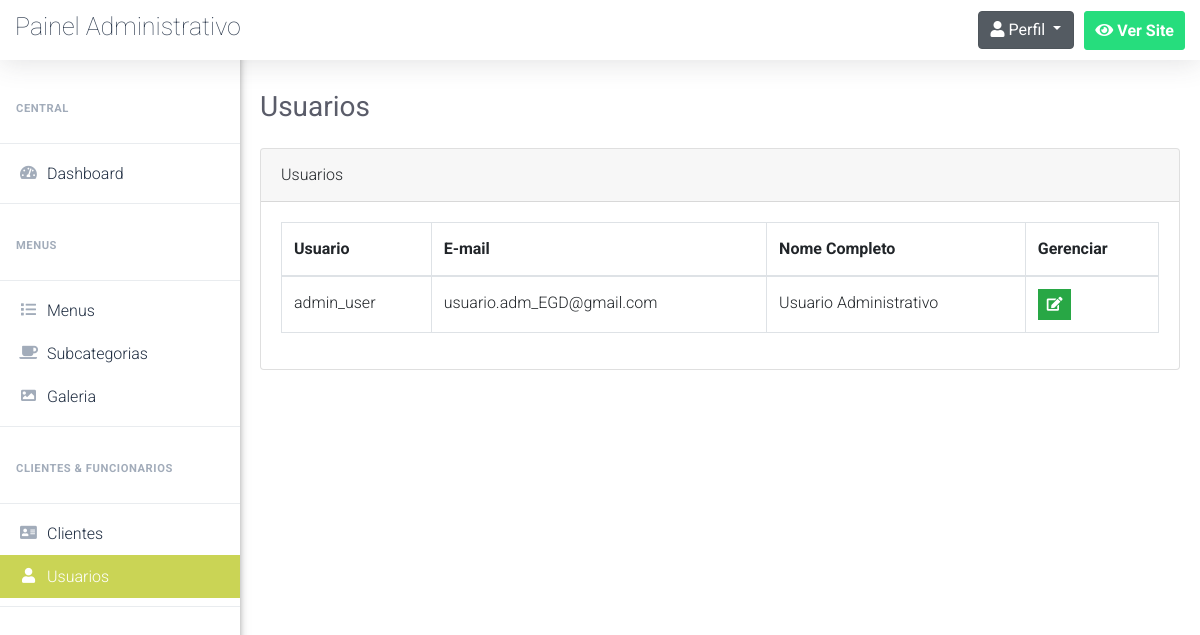
/admin/users.php, run on the app's committed database.
### tables this page shows
CREATE TABLE `users` (
  `user_id` int(2) NOT NULL,
  `username` varchar(20) NOT NULL,
  `email` varchar(30) NOT NULL,
  `full_name` varchar(50) NOT NULL,
  `password` varchar(100) NOT NULL
);

### admin/users.php (the view, shortened to what this page needs)
<?php
	$pageTitle = 'Usuarios';
		include 'connect.php';
		include 'Includes/templates/header.php';
		include 'Includes/templates/navbar.php';
        ?>
        <?php
            $do = '';
            if(isset($_GET['do']) && in_array(htmlspecialchars($_GET['do']), array('Add','Edit')))
                $do = $_GET['do'];
            else
                $do = 'Manage';
            if($do == "Manage")
            {
                $stmt = $con->prepare("SELECT * FROM users");
                $stmt->execute();
                $users = $stmt->fetchAll();
            ?>
                <div class="card">
                    <div class="card-header">
                        <?php echo $pageTitle; ?>
                    </div>
                    <div class="card-body">
                        <table class="table table-bordered users-table">
                            <thead>
                                <tr>
                                    <th scope="col">Usuario</th>
                                    <th scope="col">E-mail</th>
                                    <th scope="col">Nome Completo</th>
                                    <th scope="col">Gerenciar</th>
                                </tr>
                            </thead>
                            <tbody>
                                <?php
                                    foreach($users as $user)
                                    {
                                        echo "<tr>";
                                            echo "<td>";
                                                echo $user['username'];
                                            echo "</td>";
                                            echo "<td>";
                                                echo $user['email'];
                                            echo "</td>";
                                            echo "<td>";
                                                echo $user['full_name'];
                                            echo "</td>";
                                            echo "<td>";
                                                echo "<button class='btn btn-success btn-sm rounded-0'>";
                                                    echo "<a href='users.php?do=Edit&user_id=".$user['user_id']."' style='color: white;'";
                                                    echo "<i class='fa fa-edit'></i>";
                                                    echo "</a>";
                                                echo "</button>";
                                            echo "</td>";
                                        echo "</tr>";
                                    }
                                ?>
                            </tbody>
                        </table>
                    </div>
                </div>
            <?php
            }
        include 'Includes/templates/footer.php';
?>

### admin/Design/css/main.css (style rules this page uses)
a, a:hover { text-decoration: none !important; }
html { scroll-behavior: smooth; }
body { font-family: 'Roboto', sans-serif; font-size: 16px; line-height: 28px; font-weight: 300; }

### data on the page
users: username "admin_user", email "usuario.adm_EGD@gmail.com", full_name "Usuario Administrativo"

### other printed values
$pageTitle "Usuarios"
